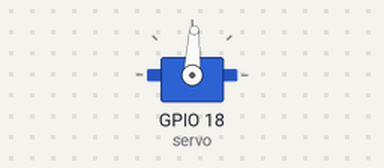
A program run on a simulated Raspberry Pi (BCM pin numbers). Shown: servo. Servo angles are drawn from the pulse width (0.5 ms = 0°, 2.5 ms = 180°). At 0.0 s the program stops and its outputs stay as they are.

Above: at 0.1 s.
Timing chart, 0 to 1.5 s (numbered marks = the images above):
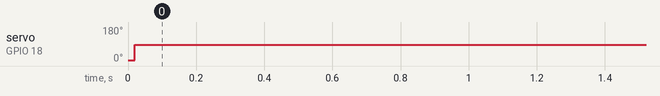

Measured:
- by itself, servo on GPIO 18 (servo): 4° → 87° at 0.02 s

The program:

servo03.py
```python
from gpiozero import AngularServo
from time import sleep
from signal import pause

servo = AngularServo(18,
min_angle=0, max_angle=180,
min_pulse_width=0.00054, max_pulse_width=0.0024)

servo.angle = 90
pause()

# while True:
#     servo.angle = -90
#     sleep(2)
#     servo.angle = 0
#     sleep(2)
#     servo.angle = 90
#     sleep(2)
#     servo.angle = 0
#     sleep(2)
```
